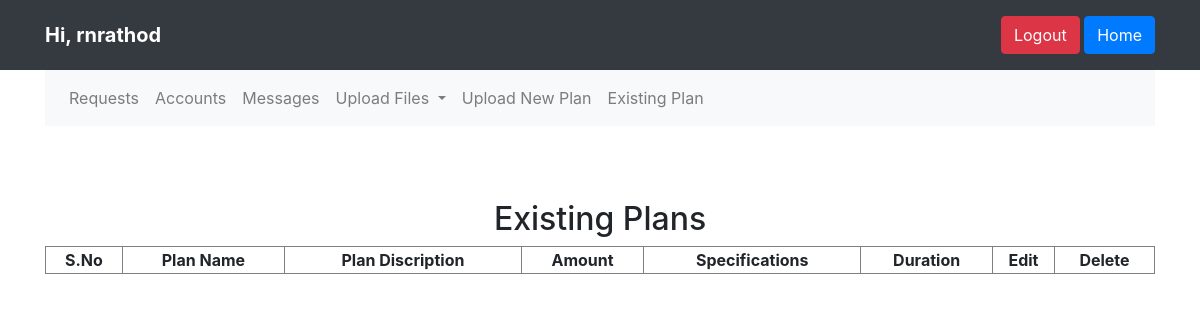
/newplans/view.php (signed in), run on an earlier commit of the app's database.
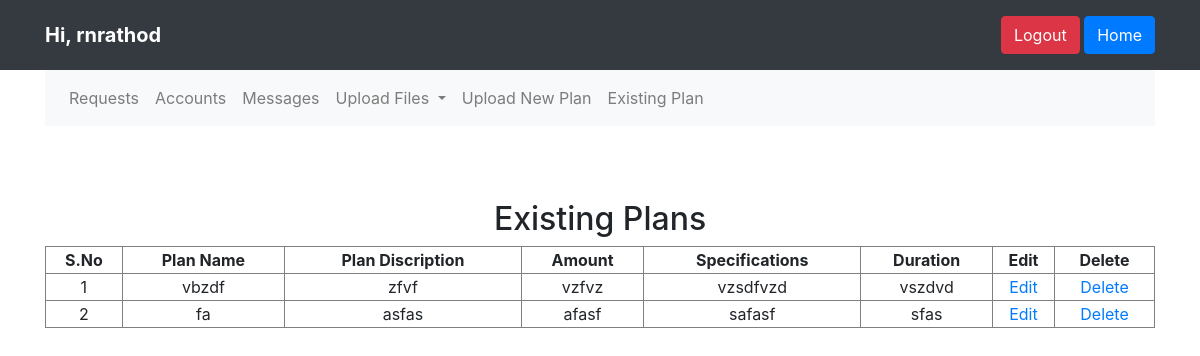
And on a later commit of the database.
### tables this page shows
CREATE TABLE `new_record` (
  `id` int NOT NULL,
  `trn_date` datetime NOT NULL,
  `name` varchar(255) NOT NULL,
  `plan` varchar(255) NOT NULL,
  `amount` varchar(255) NOT NULL,
  `specs` varchar(255) NOT NULL,
  `duration` varchar(255) NOT NULL,
  `offer` varchar(255) NOT NULL
);

### newplans/view.php (the view, shortened to what this page needs)
<?php include('../header.php');?>
<?php
require('db.php');
?>
<!DOCTYPE html>
<html>
<head>
<link rel="stylesheet" href="/style.css" />
</head>
<body>
<div class="form">
<pre>              </pre>
<pre>              </pre>
<section class="text-center">
<h2>Existing Plans</h2>
<div class="container">
<table width="100%" border="1" style="border-collapse:collapse;">
<thead>
<tr><th>S.No</th><th>Plan Name</th><th>Plan Discription</th><th>Amount</th><th>Specifications</th><th>Duration</th><th>Edit</th><th>Delete</th></tr>
</thead>
<tbody>
<?php
$count=1;
$sel_query="Select * from new_record ORDER BY id desc;";
$result = mysqli_query($con,$sel_query);
while($row = mysqli_fetch_assoc($result)) { ?>
<tr><td align="center"><?php echo $count; ?></td><td align="center"><?php echo $row["name"]; ?></td><td align="center"><?php echo $row["plan"]; ?></td><td align="center"><?php echo $row["amount"]; ?></td><td align="center"><?php echo $row["specs"]; ?></td><td align="center"><?php echo $row["duration"]; ?></td><td align="center"><a href="edit.php?id=<?php echo $row["id"]; ?>">Edit</a></td><td align="center"><a href="delete.php?id=<?php echo $row["id"]; ?>">Delete</a></td></tr>
<?php $count++; } ?>
</tbody>
</table>
</div>
          </section>
</div>
</body>
</html>

What changed in the data, as far as the page shows it:
added new_record: name "vbzdf", plan "zfvf", amount "vzfvz", specs "vzsdfvzd", duration "vszdvd"
added new_record: name "fa", plan "asfas", amount "afasf", specs "safasf", duration "sfas"
